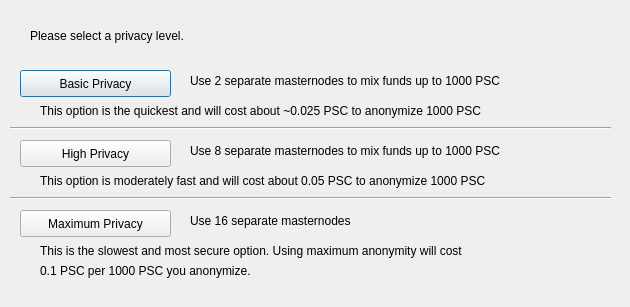
<?xml version="1.0" encoding="UTF-8"?>
<ui version="4.0">
 <class>DarksendConfig</class>
 <widget class="QDialog" name="DarksendConfig">
  <property name="geometry">
   <rect>
    <x>0</x>
    <y>0</y>
    <width>630</width>
    <height>307</height>
   </rect>
  </property>
  <property name="windowTitle">
   <string>Configure PrivateSend</string>
  </property>
  <widget class="QPushButton" name="buttonBasic">
   <property name="geometry">
    <rect>
     <x>20</x>
     <y>70</y>
     <width>151</width>
     <height>27</height>
    </rect>
   </property>
   <property name="text">
    <string>Basic Privacy</string>
   </property>
  </widget>
  <widget class="QPushButton" name="buttonHigh">
   <property name="geometry">
    <rect>
     <x>20</x>
     <y>140</y>
     <width>151</width>
     <height>27</height>
    </rect>
   </property>
   <property name="text">
    <string>High Privacy</string>
   </property>
  </widget>
  <widget class="QPushButton" name="buttonMax">
   <property name="geometry">
    <rect>
     <x>20</x>
     <y>210</y>
     <width>151</width>
     <height>27</height>
    </rect>
   </property>
   <property name="text">
    <string>Maximum Privacy</string>
   </property>
  </widget>
  <widget class="QLabel" name="label">
   <property name="geometry">
    <rect>
     <x>30</x>
     <y>20</y>
     <width>571</width>
     <height>31</height>
    </rect>
   </property>
   <property name="text">
    <string>Please select a privacy level.</string>
   </property>
  </widget>
  <widget class="QLabel" name="label_2">
   <property name="geometry">
    <rect>
     <x>190</x>
     <y>70</y>
     <width>421</width>
     <height>21</height>
    </rect>
   </property>
   <property name="text">
    <string>Use 2 separate masternodes to mix funds up to 1000 PSC</string>
   </property>
  </widget>
  <widget class="QLabel" name="label_3">
   <property name="geometry">
    <rect>
     <x>190</x>
     <y>140</y>
     <width>411</width>
     <height>21</height>
    </rect>
   </property>
   <property name="text">
    <string>Use 8 separate masternodes to mix funds up to 1000 PSC</string>
   </property>
  </widget>
  <widget class="QLabel" name="label_4">
   <property name="geometry">
    <rect>
     <x>190</x>
     <y>210</y>
     <width>421</width>
     <height>21</height>
    </rect>
   </property>
   <property name="text">
    <string>Use 16 separate masternodes</string>
   </property>
  </widget>
  <widget class="QLabel" name="label_6">
   <property name="geometry">
    <rect>
     <x>40</x>
     <y>100</y>
     <width>561</width>
     <height>21</height>
    </rect>
   </property>
   <property name="text">
    <string>This option is the quickest and will cost about ~0.025 PSC to anonymize 1000 PSC</string>
   </property>
  </widget>
  <widget class="QLabel" name="label_7">
   <property name="geometry">
    <rect>
     <x>40</x>
     <y>170</y>
     <width>561</width>
     <height>21</height>
    </rect>
   </property>
   <property name="text">
    <string>This option is moderately fast and will cost about 0.05 PSC to anonymize 1000 PSC</string>
   </property>
  </widget>
  <widget class="QLabel" name="label_8">
   <property name="geometry">
    <rect>
     <x>40</x>
     <y>240</y>
     <width>561</width>
     <height>21</height>
    </rect>
   </property>
   <property name="text">
    <string>This is the slowest and most secure option. Using maximum anonymity will cost</string>
   </property>
  </widget>
  <widget class="QLabel" name="label_9">
   <property name="geometry">
    <rect>
     <x>40</x>
     <y>260</y>
     <width>561</width>
     <height>21</height>
    </rect>
   </property>
   <property name="text">
    <string>0.1 PSC per 1000 PSC you anonymize.</string>
   </property>
  </widget>
  <widget class="Line" name="line">
   <property name="geometry">
    <rect>
     <x>10</x>
     <y>120</y>
     <width>601</width>
     <height>16</height>
    </rect>
   </property>
   <property name="orientation">
    <enum>Qt::Horizontal</enum>
   </property>
  </widget>
  <widget class="Line" name="line_2">
   <property name="geometry">
    <rect>
     <x>10</x>
     <y>190</y>
     <width>601</width>
     <height>16</height>
    </rect>
   </property>
   <property name="orientation">
    <enum>Qt::Horizontal</enum>
   </property>
  </widget>
 </widget>
 <resources/>
 <connections/>
</ui>
